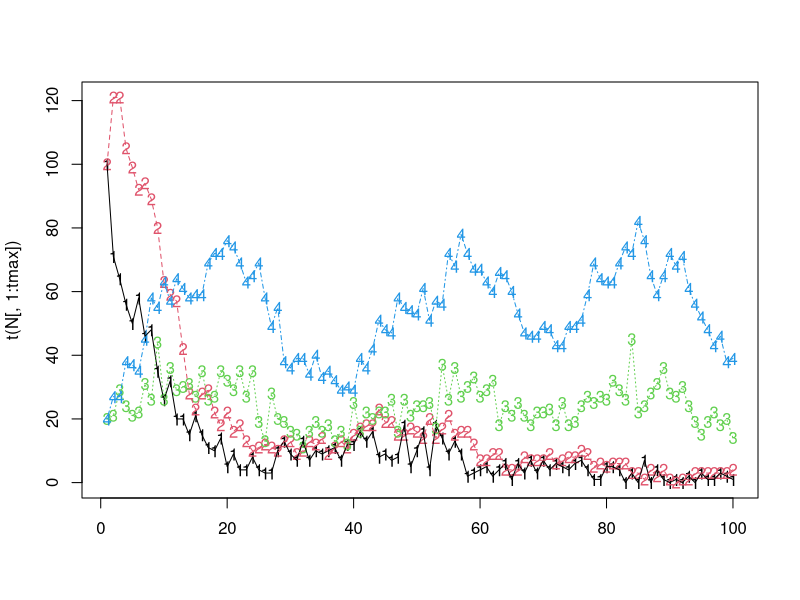
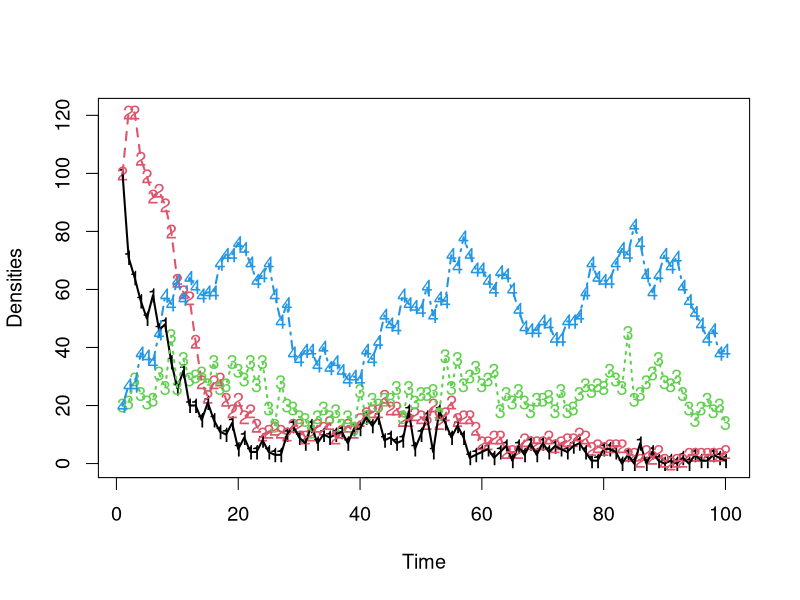
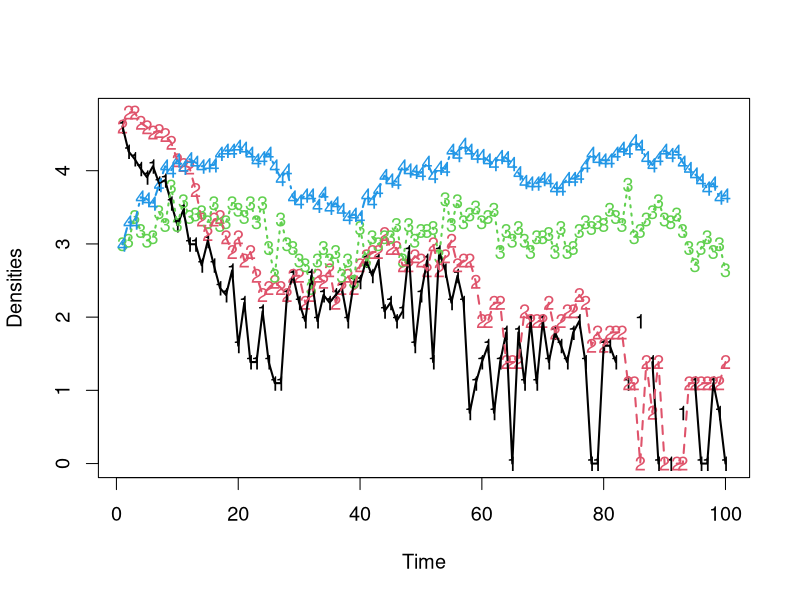

The R source for these figures, in order:
#####################################################################################################################################
### FBarraquand & OGimenez 14/11/2017 -- Two species density-dependent matrix model // predator -prey version
### 'New' version with density-dependence intra and inter affecting four vital rates, each vital rate affected once
### 18/03/2018 New set of parameters, slightly more realistic
### 07/09/2018 New version of pre-breeding model that we use statistically
### 07/09/2018 Stochastic version of the model
#####################################################################################################################################

library('Matrix')

####################### Definition of functions #####################################################

logistic=function(x){
return(1/(1+exp(-x)))
}


#logistic=function(x,x_thresh=1,steepness=1){
#return(1/(1+exp(-steepness*(x-x_thresh))))
#}

# Computes vital rates from the state vector N 
vital_rates=function(params,N){

############ Parameters used as inputs #################################################################
### similar to statistical model
#########################################################################################################

VR=matrix(NA,nrow=4,ncol=4)
phiA = params[1:2] # 
alphas = params[3:10] #

f=rep(NA,4)
### same order as in statistical model (not much logic)
f[1] = logistic(alpha[1] + alpha[2] *N[4]) # intra-species DD - juvenile predator survival fn of adult predator abundance
f[2] = logistic(alpha[3] + alpha[4] * N[4]) # inter-species DD - juvenile prey survival fn of adult predator abundance
f[3] = exp(alpha[5] + alpha[6] * N[1]) # inter-species DD - predator fecundity fn of juvenile prey abundance
f[4] = exp(alpha[7] + alpha[8] * N[2]) # intra-species DD - prey fecundity fn of adult prey abundance


VR_prey = matrix(c(0,0.5 * f[4]* f[2], 
            phiA[1],  phiA[1]),nrow = 2, ncol = 2,byrow = TRUE)

VR_pred =  matrix(c(0,0.5* f[3] * f[1], 
             phiA[2],phiA[2]),nrow = 2, ncol = 2,byrow = TRUE)

VR=bdiag(VR_prey,VR_pred)

return(VR)

}

############################################# end of functions def. ############################################################


################### Main program ############################################################################################### 

### Initialization
set.seed(40) 

# Define parameters
tmax = 100#max time for sim

### Max rate parameters
# Prey (max) adult survival (v for victim)
phiA_V = 0.6
# Predator adult survival 
phiA_P = 0.7

# Other parameters 

alpha <- rep(NA,8)
N <- seq(10,500,length=10)
# intra-species DD - juvenile predator survival fn of adult predator abundance
alpha[1] <- 0.5
alpha[2] <- -0.01 # slopes
1/(1+exp(-(alpha[1] + alpha[2] * N)))

# inter-species DD - juvenile prey survival fn of adult predator abundance
alpha[3] <- 0.5
alpha[4] <- -0.025 # slopes
1/(1+exp(-(alpha[3] + alpha[4] * N)))

# inter-species DD - predator fecundity fn of juvenile prey abundance
alpha[5] <- .5
alpha[6] <- 0.01 # slopes
exp(alpha[5] + alpha[6] * N)

# intra-species DD - prey fecundity fn of adult prey abundance
alpha[7] <- 1.5 #2.5 too much
alpha[8] <- -0.005 # slopes
exp(alpha[7] + alpha[8] * N)

# Bundle the whole shabang into a single vector, which we then feed to the function
params = c(phiA_V,phiA_P,alpha)

# Initialize the state vector
N=matrix(NA,4,tmax)
N[,1] = c(100,100,20,20) #runif(4,50,100) ### we state 4 values for 2 species and 2 stages

############################# Loop over time #################################################################

for (t in 1:(tmax-1)){
	## Compute vital rates as a function of the initial state
	vital_rate_matrix = as.matrix(vital_rates(params,N[,t])) #vital_rate_matrix %*% N[,t] 
	N[1,t+1] = rpois(1,vital_rate_matrix[1,2] * N[2,t])
	N[2,t+1] = rbinom(1,N[2,t]+N[1,t], vital_rate_matrix[2,2])
	N[3,t+1] = rpois(1,vital_rate_matrix[3,4] * N[4,t])
	N[4,t+1] = rbinom(1,N[3,t]+N[4,t], vital_rate_matrix[4,4])
}
N[,tmax]
matplot(t(N[,1:tmax]))
matlines(t(N[,1:tmax]))
############################################ end of simulation ##################################################################

pdf(file="TimePlot_BGpredation_prebreed_stochastic_newparam.pdf",width=12,height=8)
par(cex=1.2)
matplot(t(N[,1:tmax]),xlab="Time",ylab="Densities")
matlines(t(N[,1:tmax]),lwd=2)
dev.off()

pdf(file="Log_TimePlot_BGpredation_prebreed_stochastic_newparam_log.pdf",width=12,height=8)
par(cex=1.2)
matplot(t(log(N[,1:tmax])),xlab="Time",ylab="Densities")
matlines(t(log(N[,1:tmax])),lwd=2)
dev.off()

